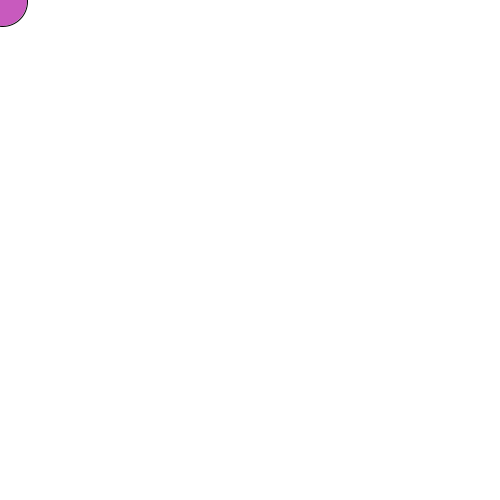
Frame 1 (no input)
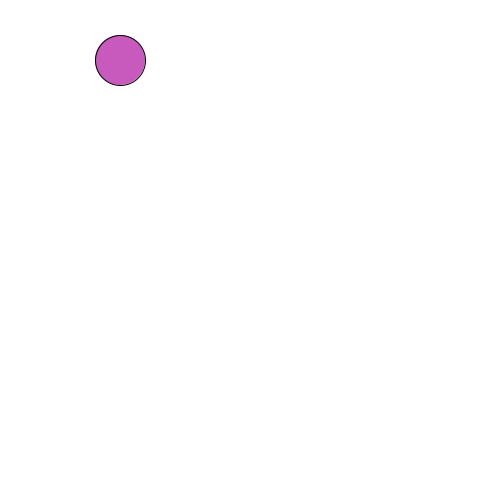
Frame 60 (the mouse pressed at the canvas centre just before this capture)
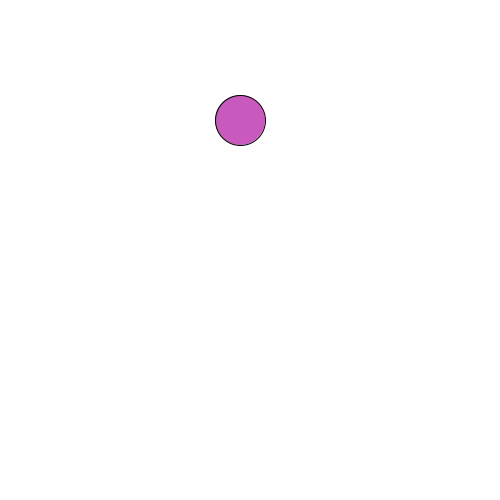
Frame 120 (the mouse held since frame 60 and released just before this capture)

The Processing sketch that drew these frames (run headless with seeded random() and noise(); from frame 60 on, the mouse is pressed at the canvas centre):

// Processing sketch: processing_58387
// ── processing_58387.pde

int x,y = 0;
int xspeed = 2;
int yspeed = 1;

void setup() {
  size(500,500);
  smooth();
}

void draw() {
  background(255);
  hareket();
  carparsa(); 
  display();
}

void hareket() {
  x = x + xspeed;
  y = y + yspeed;
}

void carparsa() {
  if ((x > width) || (x < 0)) {
    xspeed = xspeed * - 1;
  }
  
    if ((y > height) || (y < 0)) {
    yspeed = yspeed * - 1;
  }
  
  
}

void display() {
  stroke(0);
  fill(200,90,190);
  ellipse (x, y, 50, 50);
}
